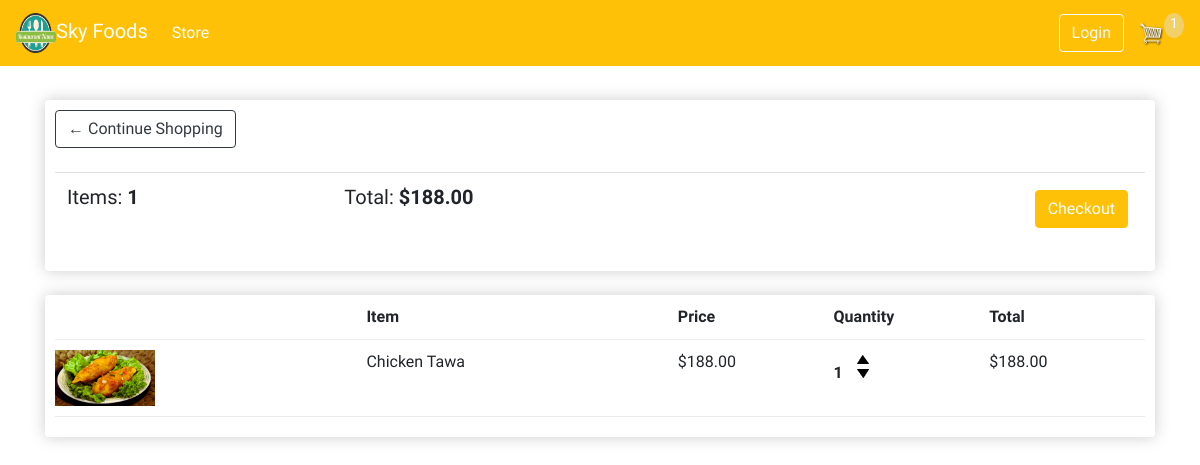
The app's page /cart/ (signed in) with its own data.
### store/models.py (models this page shows, shortened)
class Order(models.Model):
    customer = models.ForeignKey(Customer, on_delete=models.SET_NULL, null=True, blank=True)
    date_order = models.DateTimeField(auto_now_add=True)
    complete = models.BooleanField(default=False, null=True, blank=True)
    transaction_id = models.CharField(max_length=200, null=True)
    @property
    def get_cart_total(self):
        orderitems = self.orderitem_set.all()
        total = sum([item.get_total for item in orderitems])
        return total
    @property
    def get_cart_items(self):
        orderitems = self.orderitem_set.all()
        total = sum([item.quantity for item in orderitems])
        return total

class OrderItem(models.Model):
    product = models.ForeignKey(Product, on_delete=models.SET_NULL, null=True)
    order = models.ForeignKey(Order, on_delete=models.SET_NULL, null=True)
    quantity = models.IntegerField(default=0, null=True, blank=True)
    date_added = models.DateTimeField(auto_now_add=True)
    @property
    def get_total(self):
        total = self.product.price * self.quantity
        return total

class Product(models.Model):
    name = models.CharField(max_length=200, null=True)
    price = models.FloatField(max_length=200, null=True)
    digital = models.BooleanField(default=False, null=True, blank=True)
    image = models.ImageField(null=True, blank=True)
    @property
    def imageURL(self):
        try:
            url = self.image.url
        except:
            url = ''
        return url

### store/views.py (the view)
# urls.py: path('cart/', views.cart, name="cart"),
def cart(request):
    data = cartData(request)
    cartItems = data['cartItems']
    order = data['order']
    items = data['items']
    context = {'items': items, 'order': order, 'cartItems': cartItems}
    return render(request, 'store/cart.html', context)

### store/utils.py (called while the page is built)
def cartData(request):
    if request.user.is_authenticated:
        customer = request.user.customer
        order, created = Order.objects.get_or_create(customer=customer, complete=False)
        items = order.orderitem_set.all()
        cartItems = order.get_cart_items
    else:
        cookieData = cookieCart(request)
        cartItems = cookieData['cartItems']
        order = cookieData['order']
        items = cookieData['items']
    return {'cartItems': cartItems, 'order': order, 'items': items}

### templates/store/cart.html (shortened to what this page needs)
{% extends 'store/main.html' %}
{% load static %}
{% block content %}
	<div class="row">
		<div class="col-lg-12">
			<div class="box-element">
				<a  class="btn btn-outline-dark" href="{% url 'store' %}">&#x2190; Continue Shopping</a>
				<br>
				<br>
				<table class="table">
					<tr>
						<th><h5>Items: <strong>{{order.get_cart_items}}</strong></h5></th>
						<th><h5>Total:<strong> ${{order.get_cart_total|floatformat:2}}</strong></h5></th>
						<th>
							<a  style="float:right; margin:5px;" class="btn btn-warning text-white" href="{% url 'checkout' %}">Checkout</a>
						</th>
					</tr>
				</table>
			</div>
			<br>
			<div class="box-element">
				<div class="cart-row">
					<div style="flex:2"><strong>Item</strong></div>
					<div style="flex:1"><strong>Price</strong></div>
					<div style="flex:1"><strong>Quantity</strong></div>
					<div style="flex:1"><strong>Total</strong></div>
				</div>
				{% for item in items %}
				<div class="cart-row">
					<div style="flex:2"><img class="row-image" src="{{item.product.imageURL}}"></div>
					<div style="flex:2"><p>{{item.product.name}}</p></div>
					<div style="flex:1"><p>${{item.product.price|floatformat:2}}</p></div>
					<div style="flex:1">
						<p class="quantity">{{item.quantity}}</p>
						<div class="quantity">
							<img data-product="{{item.product.id}}" data-action="add" class="chg-quantity update-cart" src="{% static  'images/arrow-up.png' %}">
							<img data-product="{{item.product.id}}" data-action="remove" class="chg-quantity update-cart" src="{% static  'images/arrow-down.png' %}">
						</div>
					</div>
					<div style="flex:1"><p>${{item.get_total|floatformat:2}}</p></div>
				</div>
				{% endfor %}
			</div>
		</div>
	</div>
{% endblock content %}

### static/css/main.css (style rules this page uses)
body { background-color: hsl(0, 0%, 98%); }
h1,h2,h3,h4,h5,h6 { color:hsl(0, 0%, 30%); }
.box-element { box-shadow:hsl(0, 0%, 80%) 0 0 16px; background-color: #fff; border-radius: 4px; padding: 10px; }
.col-lg-4, .col-lg-6, .col-lg-8, .col-lg-12 { margin-top: 10px; }
.btn { border-radius: 0; }
.row-image { width: 100px; }
.cart-row { display: flex; align-items: flex-start; padding-bottom: 10px; margin-bottom: 10px; border-bottom: 1px solid #ececec; }
.quantity { display: inline-block; font-weight: 700; padding-right:10px; }
.chg-quantity { width: 12px; cursor: pointer; display: block; margin-top: 5px; transition:.1s; }

### records on screen
Order: get_cart_items "1", get_cart_total "188.00"
OrderItem: product.imageURL (picture), product.name "Chicken Tawa", product.price "188.00", quantity "1", get_total "188.00"

### other values on screen
{{ cartItems }} "1"
